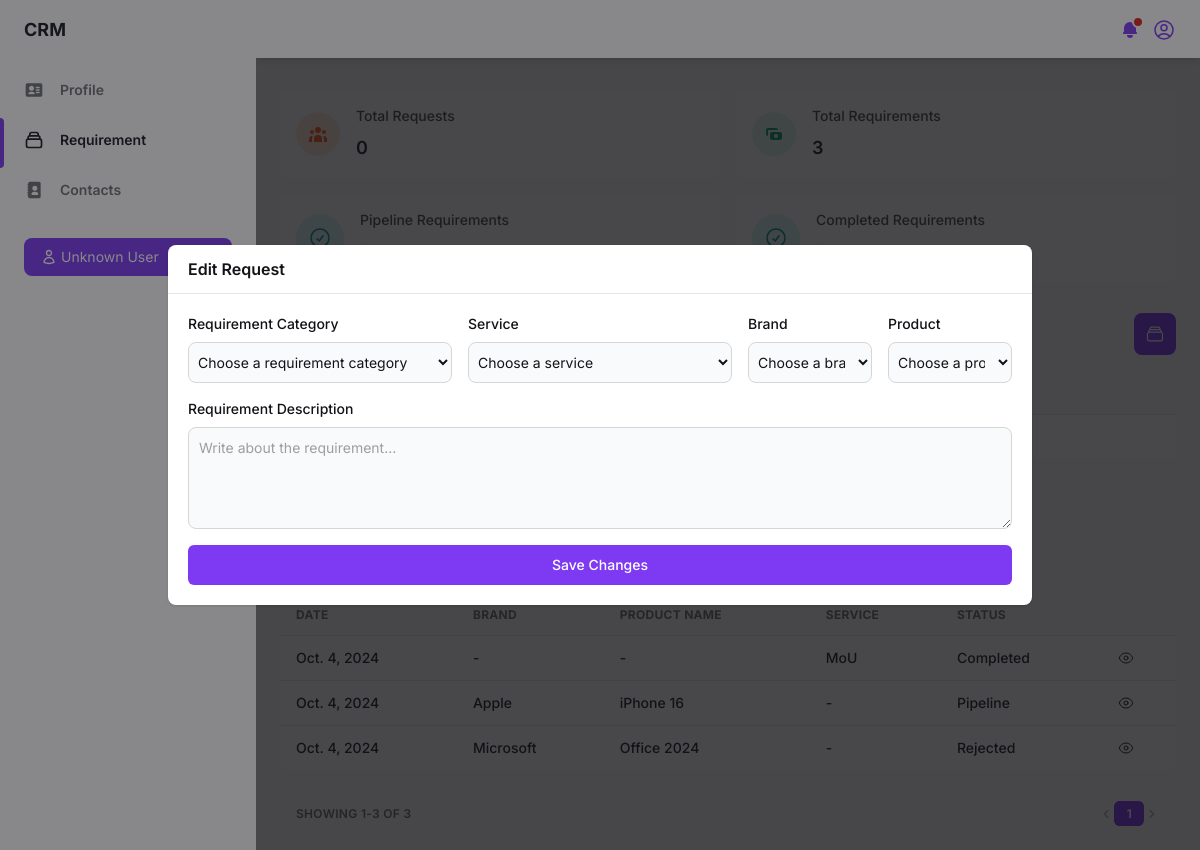
Page /requirement/ (signed in) on the earlier database version.
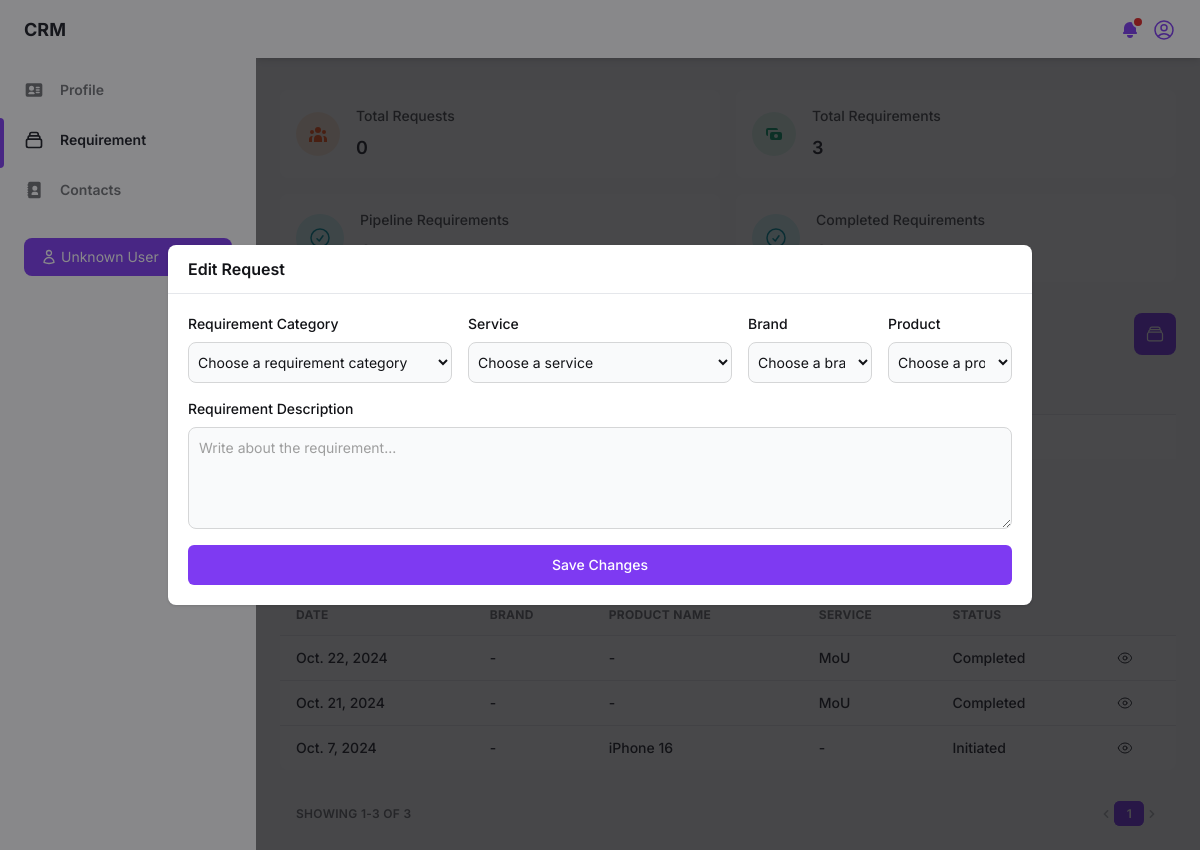
Same page on the later database version.
### crm_app/models.py (models this page shows, shortened)
class Requirement(models.Model):
    company = models.ForeignKey('Company', on_delete=models.CASCADE, related_name='company_requirements')
    date = models.DateField(default=now)
    contact_name = models.ForeignKey('Contact', on_delete=models.SET_NULL, null=True, blank=True, related_name='contact_requirements')
    requirement_type = models.CharField(max_length=100)
    brand = models.ForeignKey('Brand', on_delete=models.SET_NULL, null=True, blank=True, related_name='brand_requirements')
    product_name = models.ForeignKey('Product', on_delete=models.SET_NULL, null=True, blank=True, related_name='product_requirements')
    service = models.ForeignKey('Service', on_delete=models.SET_NULL, null=True, blank=True, related_name='service_requirements')
    requirement_description = models.TextField(null=True, blank=True)
    currency = models.CharField(max_length=100, null=True, blank=True)
    price = models.FloatField(null=True, blank=True, default=0.00)
    status = models.CharField(max_length=100)
    progress = models.CharField(max_length=100, default='Initiated')

class Service(models.Model):
    service_name = models.CharField(max_length=100, unique=True)
    def __str__(self):
        return self.service_name

class Brand(models.Model):
    brand_name = models.CharField(max_length=100, unique=True)
    def __str__(self):
        return self.brand_name

class Product(models.Model):
    product_name = models.CharField(max_length=100, unique=True)
    def __str__(self):
        return self.product_name

### crm_app/views.py (the view)
# urls.py: path('requirement/', views.requirement, name='requirement'),
def requirement(request):
    if 'user_id' not in request.session:
        return redirect('user')
    user_id = request.session.get('user_id')
    user = get_object_or_404(User, id=user_id)
    company = Company.objects.filter(created_by=user).first()
    services = Service.objects.values('id', 'service_name').distinct().order_by('service_name')
    brands = Brand.objects.values('id', 'brand_name').distinct().order_by('brand_name')
    products = Product.objects.values('id', 'product_name').distinct().order_by('product_name')
    requests = Request.objects.filter(company=company).order_by('-date')
    requirements = Requirement.objects.filter(company=company).order_by('-date')
    total_request = Request.objects.filter(company=company).count()
    total_requirement = Requirement.objects.filter(company=company).count()
    pipeline_count = Requirement.objects.filter(company=company, progress="Pipeline").count()
    completed_count = Requirement.objects.filter(company=company, progress="Completed").count()
    paginator = Paginator(requirements, 10)
    page = request.GET.get('requirements_page')
    try:
        requirements_page = paginator.page(page)
    except PageNotAnInteger:
        requirements_page = paginator.page(1)
    except EmptyPage:
        requirements_page = paginator.page(paginator.num_pages)
    context = {'services': services, 'brands': brands, 'products': products, 'requests': requests, 'requirements': requirements, 'user': user, 'total_request': total_request, 'total_requirement': total_requirement,
               'pipeline_count': pipeline_count, 'completed_count': completed_count, 'requirement_count': requirements.count(), 'requirements_page': requirements_page, 'paginator': paginator}
    return render(request, 'requirement.html', context)

### templates/requirement.html (shortened to what the changed rows need)
{% load static %}
<!DOCTYPE html>
<html :class="{ 'theme-dark': dark }" x-data="data()" lang="en">
<head>
    <link rel="stylesheet" href="{% static 'css/tailwind.output.css' %}"/>
    <link rel="stylesheet" href="{% static 'css/style.css' %}" />
</head>
<body>
    <div class="flex h-screen bg-gray-50 dark:bg-gray-900" :class="{ 'overflow-hidden': isSideMenuOpen }">
        <div class="flex flex-col flex-1 w-full">
            <main class="h-full overflow-y-auto">
                <div class="container px-6 mx-auto grid">
                    <div class="grid gap-4 md:grid-cols-2">
                        <h2 class="my-6 text-2xl font-semibold text-gray-700 dark:text-gray-200">Requests</h2>
                    </div>
                    <div class="w-full mb-7 overflow-hidden rounded-lg shadow-xs">
                        <div class="w-full overflow-x-auto">
                            <table class="w-full whitespace-no-wrap">
                                <thead>
                                    <tr class="text-xs font-semibold tracking-wide text-left text-gray-500 uppercase border-b dark:border-gray-700 bg-gray-50 dark:text-gray-400 dark:bg-gray-800">
                                        <th class="px-4 py-3">Date</th>
                                        <th class="px-4 py-3">Requirement Type</th>
                                        <th class="px-4 py-3">Brand</th>
                                        <th class="px-4 py-3">Product Name</th>
                                        <th class="px-4 py-3">Service</th>
                                        <th class="px-4 py-3"></th>
                                        <th class="px-4 py-3"></th>
                                    </tr>
                                </thead>
                            </table>
                        </div>
                    </div>
                    <h2 class="my-6 text-2xl font-semibold text-gray-700 dark:text-gray-200">Requirements</h2>
                    <div class="w-full overflow-hidden rounded-lg shadow-xs">
                        <div class="w-full overflow-x-auto">
                            <table class="w-full whitespace-no-wrap">
                                <thead>
                                    <tr class="text-xs font-semibold tracking-wide text-left text-gray-500 uppercase border-b dark:border-gray-700 bg-gray-50 dark:text-gray-400 dark:bg-gray-800">
                                        <th class="px-4 py-3">Date</th>
                                        <th class="px-4 py-3">Brand</th>
                                        <th class="px-4 py-3">Product Name</th>
                                        <th class="px-4 py-3">Service</th>
                                        <th class="px-4 py-3">Status</th>
                                        <th class="px-4 py-3"></th>
                                    </tr>
                                </thead>
                                <tbody class="bg-white divide-y dark:divide-gray-700 dark:bg-gray-800">
                                    {% for requirement in requirements %}
                                    <tr class="text-gray-700 dark:text-gray-400">
                                        <td class="px-4 py-3">
                                            <p class="font-medium text-sm">{{ requirement.date }}</p>
                                        </td>
                                        <td class="px-4 py-3">
                                            <p class="font-medium text-sm">
                                                {% if requirement.requirement_type == "Product" %}
                                                    {{ requirement.brand|default:"-" }}
                                                {% else %}
                                                    -
                                                {% endif %}
                                            </p>
                                        </td>
                                        <td class="px-4 py-3">
                                            <p class="font-medium text-sm">
                                                {% if requirement.requirement_type == "Product" %}
                                                    {{ requirement.product_name|default:"-" }}
                                                {% else %}
                                                    -
                                                {% endif %}
                                            </p>
                                        </td>
                                        <td class="px-4 py-3">
                                            <p class="font-medium text-sm">
                                                {% if requirement.requirement_type == "Service" %}
                                                    {{ requirement.service|default:"-" }}
                                                {% else %}
                                                    -
                                                {% endif %}
                                            </p>
                                        </td>
                                        <td class="px-4 py-3">
                                            <p class="font-medium text-sm">{{ requirement.progress }}</p>
                                        </td>
                                        <td class="px-4 py-3 text-sm">
                                            <a href="{% url 'requirementdetails' requirement.company.id requirement.id %}">
                                            </a>
                                        </td>
                                    </tr>
                                    {% empty %}
                                    <tr>
                                        <td colspan="6" class="p-3 font-medium text-sm text-center dark:text-gray-400">No requirements found.</td>
                                    </tr>
                                    {% endfor %}
                                </tbody>
                            </table>
                        </div>
                    </div>
                    <div class="grid mt-2 px-4 py-3 text-xs font-semibold tracking-wide text-gray-500 uppercase sm:grid-cols-9 dark:text-gray-400">
                        <span class="flex col-span-4 mt-2 sm:mt-auto sm:justify-end">
                            <nav aria-label="Table navigation">
                                <ul class="inline-flex items-center">
                                    {% for num in requirements_page.paginator.page_range %}
                                        {% if num == requirements_page.number %}
                                        <li>
                                            <span class="px-3 py-1 text-white transition-colors duration-150 bg-purple-600 border border-r-0 border-purple-600 rounded-md focus:outline-none">{{ num }}</span>
                                        </li>
                                        {% else %}
                                        <li>
                                            <a href="?requirements_page={{ num }}" class="px-3 py-1 rounded-md focus:outline-none">{{ num }}</a>
                                        </li>
                                        {% endif %}
                                    {% endfor %}
                                </ul>
                            </nav>
                        </span>
                    </div>
                </div>
            </main>
        </div>
    </div>
</body>
</html>

Differences in the rows shown:
removed Requirement: date "Oct. 4, 2024", service "MoU", progress "Completed"
removed Requirement: date "Oct. 4, 2024", brand "Apple", product_name "iPhone 16", progress "Pipeline"
removed Requirement: date "Oct. 4, 2024", brand "Microsoft", product_name "Office 2024", progress "Rejected"
added Requirement: date "Oct. 22, 2024", service "MoU", progress "Completed"
added Requirement: date "Oct. 21, 2024", service "MoU", progress "Completed"
added Requirement: date "Oct. 7, 2024", brand "-", product_name "iPhone 16", progress "Initiated"
